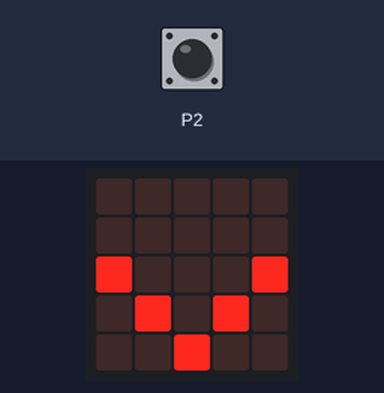
This program was run on a simulated BBC micro:bit (MakeCode). On the bench: the board's 5×5 LED display. The test bench sets the inputs (shaded band).

Above: at 1.2 s.
1.3 s: touch pin P2 pressed for 0.5 s
At 1.89 s:
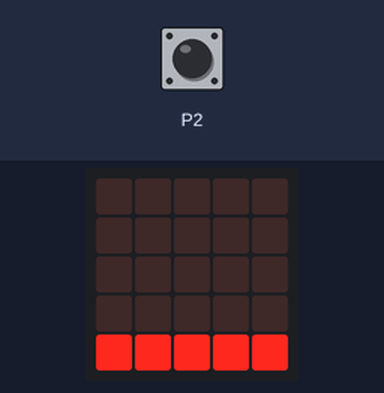
3.6 s: touch pin P2 pressed for 3.2 s
Timing chart, 0 to 6.6 s (numbered marks = the images above; inputs shaded):
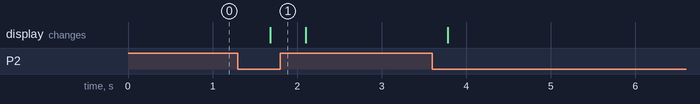

Measured:
- after the input at 1.3 s, the display: changes after 0.38 s (image 1)

The program:

main.ts
```typescript
basic.forever(function () {
    if (true) {

    }
})
basic.forever(function () {
    if (input.pinIsPressed(TouchPin.P2)) {
        basic.showLeds(`
            . . . . .
            . . . . .
            . . . . .
            . . . . .
            # # # # #
            `)
    } else {
        basic.showLeds(`
            . . . . .
            . . . . .
            # . . . #
            . # . # .
            . . # . .
            `)
    }
})
```

test.ts
```typescript
// テストはここに来ます。このパッケージが拡張機能として使用されるときにはコンパイルされません。
```
